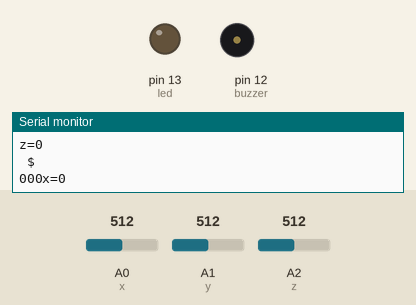
The sketch below on a simulated Arduino Uno, built with avr-gcc and run on an emulated ATmega328P. Parts: output pins drawn as LEDs (lit = HIGH), buzzer (waves = sounding, pin HIGH), the last lines printed to the serial monitor. Inputs (shaded band) come from the test bench; at power-on: A0 (x) = 512, A1 (y) = 512, A2 (z) = 512.

Above: at 6.2 s.
6.3 s: A0 (x) set to 524
9.3 s: A0 (x) set to 543
At 10.2 s:
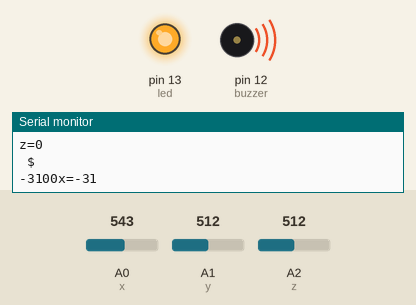
Timing chart, 0 to 12.3 s (numbered marks = the images above; inputs shaded):
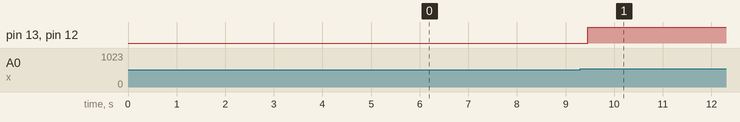

Measured:
- the behaviour switches between 532 and 533 on A0 (x) (found by bisection; images 0 and 1)
- after the input at 9.3 s, pin 13 (led), pin 12 (buzzer): LOW → HIGH after 0.16 s

The sketch:

accelerometer.ino
```cpp
#include <NewPing.h>


#define LED4 4
#define LED6 6
#define buzzer 12 // buzzer pin
#define led 13 //led pin

#define x A0 // x_out pin of Accelerometer
#define y A1 // y_out pin of Accelerometer
#define z A2 // z_out pin of Accelerometer

/*variables*/
int xsample=0;
int ysample=0;
int zsample=0;
long start;
int buz=0;

/*Macros*/
#define samples 50
#define maxVal 20 // max change limit
#define minVal -20 // min change limit
#define buzTime 5000 // buzzer on time

void setup()
{
Serial.begin(9600); // initializing serial
Serial.print("Calibrating.....");
Serial.print("Please wait...");
pinMode(buzzer, OUTPUT);
pinMode(led, OUTPUT);
buz=0;
digitalWrite(buzzer, buz);
digitalWrite(led, buz);
for(int i=0;i<samples;i++) // taking samples for calibration
{
xsample+=analogRead(x);
ysample+=analogRead(y);
zsample+=analogRead(z);
}

xsample/=samples; // taking avg for x
ysample/=samples; // taking avg for y
zsample/=samples; // taking avg for z

delay(3000);
Serial.print("Calibrated");
delay(1000);
Serial.print("Device Ready");
delay(1000);
}

void loop()
{
int value1=analogRead(x); // reading x out
int value2=analogRead(y); //reading y out
int value3=analogRead(z); //reading z out

int xValue=xsample-value1; // finding change in x
int yValue=ysample-value2; // finding change in y
int zValue=zsample-value3; // finding change in z

/*displying change in x,y and z axis values over lcd*/
Serial.print(xValue);
Serial.print(yValue);
Serial.print(zValue);
delay(100);

/* comparing change with predefined limits*/
if(xValue < minVal || xValue > maxVal || yValue < minVal || yValue > maxVal || zValue < minVal || zValue > maxVal)
{
if(buz == 0)
digitalWrite(LED4, HIGH);
buz=1;
}

else if(buz == 1) // buzzer flag activated then alerting earthquake
{
digitalWrite(LED6, HIGH);
}

else
{

}

digitalWrite(buzzer, buz); // buzzer on and off command
digitalWrite(led, buz); // led on and off command

/*sending values to processing for plot over the graph*/
Serial.print("x=");
Serial.println(xValue);
Serial.print("y=");
Serial.println(yValue);
Serial.print("z=");
Serial.println(zValue);
Serial.println(" $");
}
```
